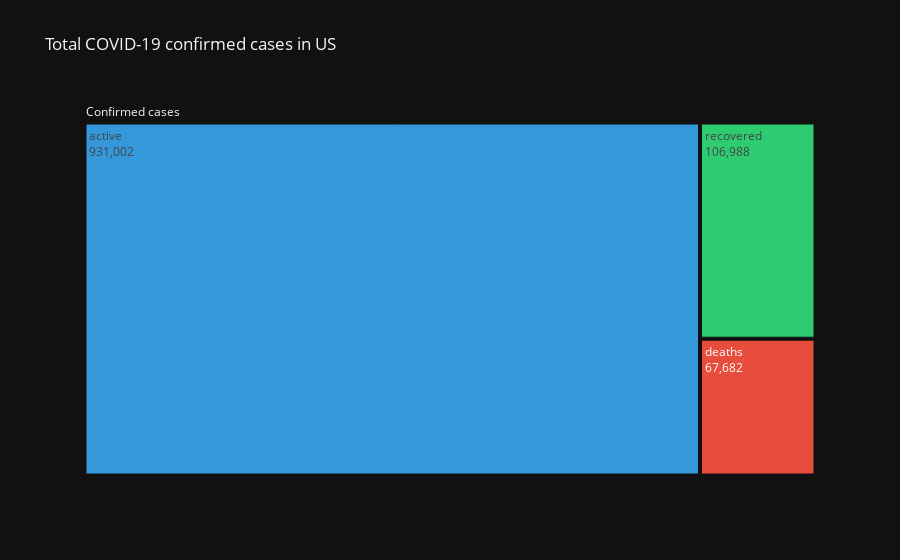

Write notebook code for a chart like this one.
### Code cell
get_country_covid_info('US')

### Figure 1 — Plotly figure (JSON) as saved in the notebook; plotly's stock layout.template omitted (floating-point values rounded to 4 significant figures)
{"data": [{"branchvalues": "total", "domain": {"x": [0, 1], "y": [0, 1]}, "hovertemplate": "labels=%{label}<br>count=%{value}<br>parent=%{parent}<br>id=%{id}<extra></extra>", "ids": ["Confirmed cases/active", "Confirmed cases/deaths", "Confirmed cases/recovered", "Confirmed cases"], "labels": ["active", "deaths", "recovered", "Confirmed cases"], "name": "", "parents": ["Confirmed cases", "Confirmed cases", "Confirmed cases", ""], "textinfo": "label+text+value", "type": "treemap", "values": [931002, 67682, 106988, 1105672]}], "layout": {"legend": {"tracegroupgap": 0}, "title": {"text": "Total COVID-19 confirmed cases in US"}, "treemapcolorway": ["#3498db", "#2ecc71", "#e74c3c"]}}
